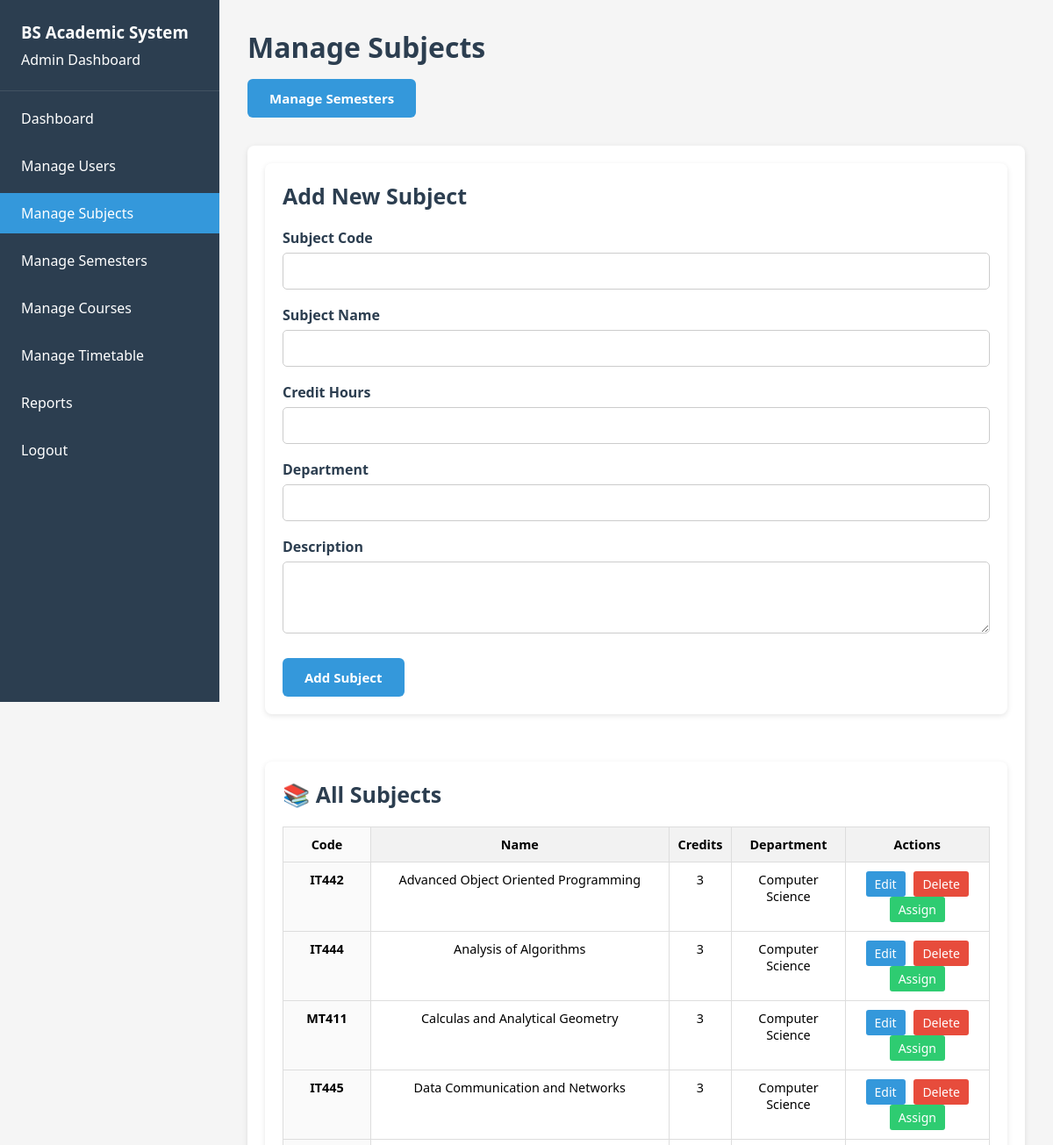
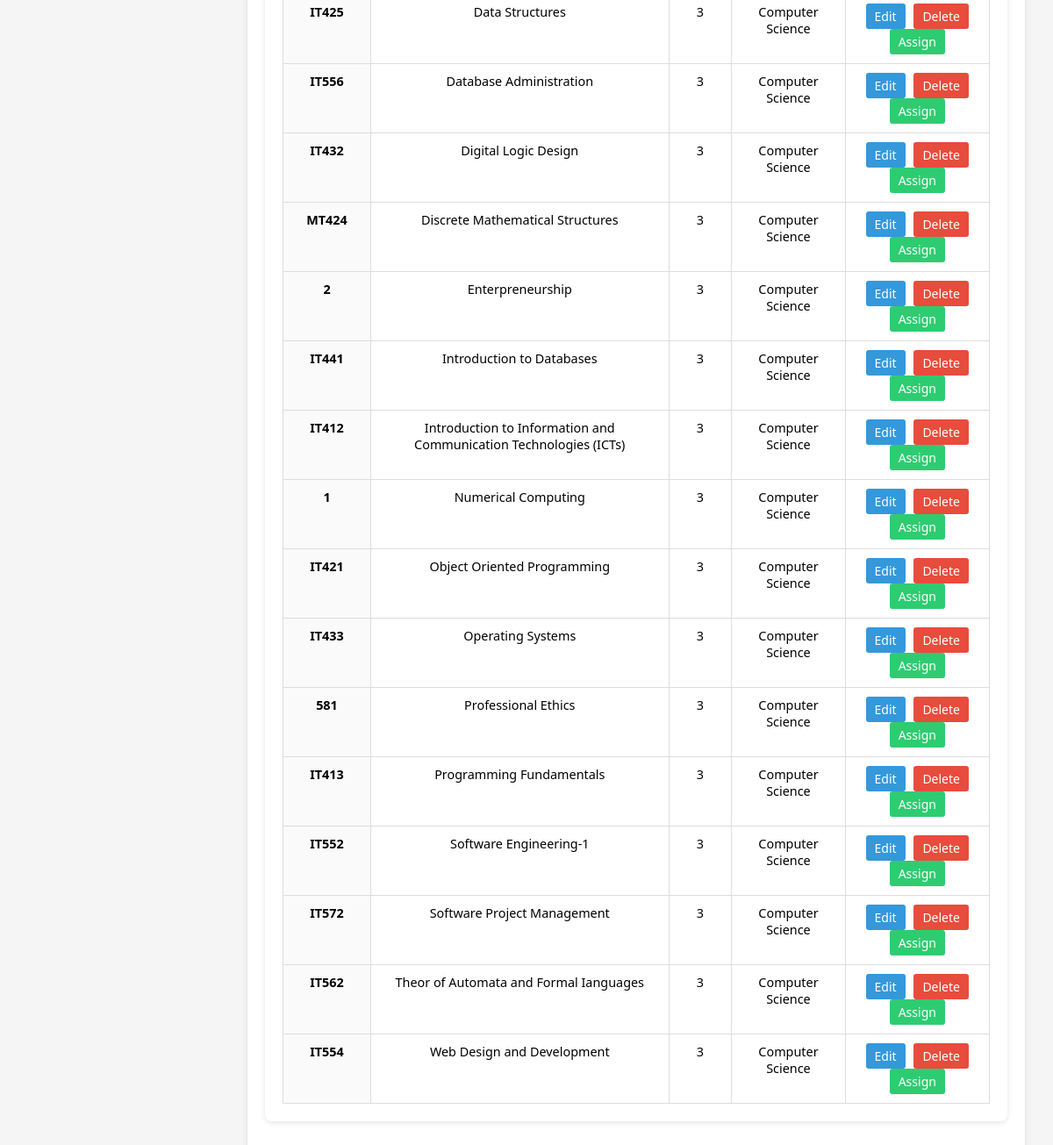
/admin/manage_subjects.php (signed in), run on the app's committed database (2 pictures, top to bottom).
### tables this page shows
CREATE TABLE `subjects` (
  `subject_id` int(11) NOT NULL,
  `subject_code` varchar(20) NOT NULL,
  `subject_name` varchar(100) NOT NULL,
  `credit_hours` int(11) NOT NULL,
  `description` text DEFAULT NULL,
  `department` varchar(50) DEFAULT NULL
);

### admin/manage_subjects.php (the view, shortened to what this page needs)
<?php
include '../includes/db.php';
$subjects = $conn->query("SELECT * FROM subjects ORDER BY subject_name");
$edit_subject = null;
?>
<!DOCTYPE html>
<html lang="en">
<head>
    <link rel="stylesheet" href="../assets/css/dashboard.css" />
</head>
<body>
<div class="dashboard">
    <?php include 'sidebar.php'; ?>
    <div class="main-content">
        <div class="header">
            <h2>Manage Subjects</h2>
            <a href="manage_semesters.php" class="btn">Manage Semesters</a>
        </div>
        <div class="card">
            <div class="subject-container">
                <div class="subject-section">
                    <h3><?= $edit_subject ? 'Edit Subject' : 'Add New Subject' ?></h3>
                    <form method="POST" action="manage_subjects.php" novalidate>
                        <div class="form-group">
                            <label for="subject_code">Subject Code</label>
                            <input type="text" id="subject_code" name="subject_code" required value="<?= htmlspecialchars($edit_subject['subject_code'] ?? '') ?>">
                        </div>
                        <div class="form-group">
                            <label for="subject_name">Subject Name</label>
                            <input type="text" id="subject_name" name="subject_name" required value="<?= htmlspecialchars($edit_subject['subject_name'] ?? '') ?>">
                        </div>
                        <div class="form-group">
                            <label for="credit_hours">Credit Hours</label>
                            <input type="number" id="credit_hours" name="credit_hours" min="1" required value="<?= htmlspecialchars($edit_subject['credit_hours'] ?? '') ?>">
                        </div>
                        <div class="form-group">
                            <label for="department">Department</label>
                            <input type="text" id="department" name="department" required value="<?= htmlspecialchars($edit_subject['department'] ?? '') ?>">
                        </div>
                        <div class="form-group">
                            <label for="description">Description</label>
                            <textarea id="description" name="description" rows="3"><?= htmlspecialchars($edit_subject['description'] ?? '') ?></textarea>
                        </div>
                        <button type="submit" class="btn"><?= $edit_subject ? 'Update Subject' : 'Add Subject' ?></button>
                    </form>
                </div>
                <div class="subject-section">
                    <h3>📚 All Subjects</h3>
                    <?php if ($subjects->num_rows > 0): ?>
                        <table class="subjects-table">
                            <thead>
                                <tr>
                                    <th>Code</th>
                                    <th>Name</th>
                                    <th>Credits</th>
                                    <th>Department</th>
                                    <th>Actions</th>
                                </tr>
                            </thead>
                            <tbody>
                                <?php while ($subject = $subjects->fetch_assoc()): ?>
                                    <tr>
                                        <td><?= htmlspecialchars($subject['subject_code']) ?></td>
                                        <td><?= htmlspecialchars($subject['subject_name']) ?></td>
                                        <td><?= (int)$subject['credit_hours'] ?></td>
                                        <td><?= htmlspecialchars($subject['department']) ?></td>
                                        <td>
                                            <a href="?edit=<?= (int)$subject['subject_id'] ?>" class="action-btn btn-edit">Edit</a>
                                            <a href="?action=delete&id=<?= (int)$subject['subject_id'] ?>"
                                               class="action-btn btn-delete"
                                               onclick="return confirm('Are you sure you want to delete this subject?')">Delete</a>
                                            <a href="manage_courses.php?id=<?= (int)$subject['subject_id'] ?>"
                                               class="action-btn btn-assign">Assign</a>
                                        </td>
                                    </tr>
                                <?php endwhile; ?>
                            </tbody>
                        </table>
                    <?php else: ?>
                        <p>No subjects found.</p>
                    <?php endif; ?>
                </div>
            </div>
        </div>
    </div>
</div>
</body>
</html>

### assets/css/dashboard.css (style rules this page uses)
* { margin: 0; padding: 0; box-sizing: border-box; font-family: 'Segoe UI', Tahoma, Geneva, Verdana, sans-serif; }
html, body { height: 100%; background: #f5f5f5; }
body { padding-left: 250px; }
.dashboard { display: flex; min-height: 100vh; }
.main-content { flex: 1; padding: 2rem; }
.header, .faculty-header { margin-bottom: 2rem; }
.header h2 { display: flex; align-items: flex-start; font-size: 2rem; color: #2c3e50; margin-bottom: 0.3rem; }
.btn { background-color: #3498db; color: white; font-size: 15px; padding: 12px 25px; border: none; border-radius: 6px; font-weight: 600; cursor: pointer; transition: background-color 0.3s; display: inline-block; margin-top: 10px; text-align: center; text-decoration: none; }
.action-btn { background: #3498db; padding: 5px 10px; margin: 0 3px; border: none; border-radius: 3px; cursor: pointer; text-decoration: none; display: inline-block; font-size: 14px; }
.btn-edit { background: #3498db; color: white; }
.btn-delete { background: #e74c3c; color: white; }
.btn-status, .btn-assign { background: #2ecc71; color: white; }
.subject-section h3 { margin-bottom: 20px; }
.card h3 { font-size: 25px; color: #2c3e50; }
.card, .stat-card, .management-section, .subject-section, .form-section, .class-card { background: white; border-radius: 8px; padding: 20px; box-shadow: 0 2px 6px rgba(0,0,0,0.1); margin-bottom: 24px; transition: transform 0.3s ease; }
.form-group { margin-bottom: 18px; display: flex; flex-direction: column; }
.form-group label { font-weight: 600; margin-bottom: 6px; color: #2c3e50; }
.form-group input, .form-group select, .form-group textarea { padding: 10px 12px; font-size: 15px; border: 1px solid #ccc; border-radius: 5px; transition: border-color 0.3s; resize: vertical; }
table { width: 100%; border-collapse: collapse; margin-top: 1rem; }
th, td { padding: 12px; border: 1px solid #ddd; text-align: left; }
th { background-color: #f2f2f2; }
.subjects-table, .users-table, .assignments-table, .semesters-table, .timetable { width: 100%; border-collapse: collapse; }
.subject-container, .management-sections { display: grid; grid-template-columns: 1fr; gap: 30px; }
h2 { text-align: center; margin-bottom: 1.5rem; color: #2c3e50; }
th:first-child, td:first-child { background-color: #fafafa; font-weight: 600; width: 100px; }
table { width: 100%; border-collapse: collapse; min-width: 800px; }
th, td { border: 1px solid #ddd; padding: 10px; vertical-align: top; text-align: center; font-size: 0.9rem; }

### assets/css/sidebar.css (style rules this page uses)
* { margin: 0; padding: 0; box-sizing: border-box; font-family: 'Segoe UI', Tahoma, Geneva, Verdana, sans-serif; }

### data on the page
subjects: subject_code "IT442", subject_name "Advanced Object Oriented Programming", credit_hours "3", department "Computer Science"
subjects: subject_code "IT444", subject_name "Analysis of Algorithms", credit_hours "3", department "Computer Science"
subjects: subject_code "MT411", subject_name "Calculas and Analytical Geometry", credit_hours "3", department "Computer Science"
subjects: subject_code "IT445", subject_name "Data Communication and Networks", credit_hours "3", department "Computer Science"
subjects: subject_code "IT425", subject_name "Data Structures", credit_hours "3", department "Computer Science"
subjects: subject_code "IT556", subject_name "Database Administration", credit_hours "3", department "Computer Science"
subjects: subject_code "IT432", subject_name "Digital Logic Design", credit_hours "3", department "Computer Science"
subjects: subject_code "MT424", subject_name "Discrete Mathematical Structures", credit_hours "3", department "Computer Science"
subjects: subject_code "2", subject_name "Enterpreneurship", credit_hours "3", department "Computer Science"
subjects: subject_code "IT441", subject_name "Introduction to Databases", credit_hours "3", department "Computer Science"
subjects: subject_code "IT412", subject_name "Introduction to Information and Communication Technologies (ICTs)", credit_hours "3", department "Computer Science"
subjects: subject_code "1", subject_name "Numerical Computing", credit_hours "3", department "Computer Science"
subjects: subject_code "IT421", subject_name "Object Oriented Programming", credit_hours "3", department "Computer Science"
subjects: subject_code "IT433", subject_name "Operating Systems", credit_hours "3", department "Computer Science"
subjects: subject_code "581", subject_name "Professional Ethics", credit_hours "3", department "Computer Science"
subjects: subject_code "IT413", subject_name "Programming Fundamentals", credit_hours "3", department "Computer Science"
subjects: subject_code "IT552", subject_name "Software Engineering-1", credit_hours "3", department "Computer Science"
subjects: subject_code "IT572", subject_name "Software Project Management", credit_hours "3", department "Computer Science"
subjects: subject_code "IT562", subject_name "Theor of Automata and Formal Ianguages", credit_hours "3", department "Computer Science"
subjects: subject_code "IT554", subject_name "Web Design and Development", credit_hours "3", department "Computer Science"
